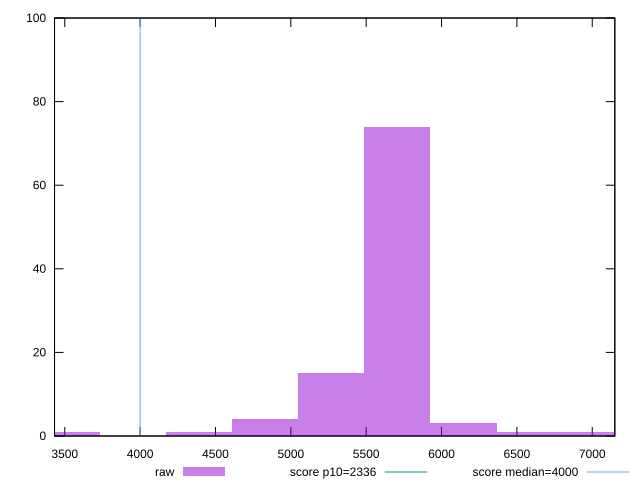

Here is the gnuplot script that generated this plot:
reset

$raw <<EOF
5706.828119892955 74
6145.81489834626 3
5267.841341439651 15
4828.854562986347 4
6584.801676799564 1
4389.867784533043 1
3511.8942276264343 1
7023.7884552528685 1
EOF

set key outside below
set boxwidth 438.9867784533043
set xrange [3432.1140000000005:7149.7955]
set yrange [0:100]
set trange [0:100]
set style fill transparent solid 0.5 noborder

set parametric
set terminal svg size 640, 490 enhanced background rgb 'white'
set output "reports/report_00030_2021-02-24T20-42-31.540Z/first-meaningful-paint/samples/astro/raw/histogram.svg"

plot $raw title "raw" with boxes, \
     2336,t title "score p10=2336", \
     4000,t title "score median=4000"

reset
